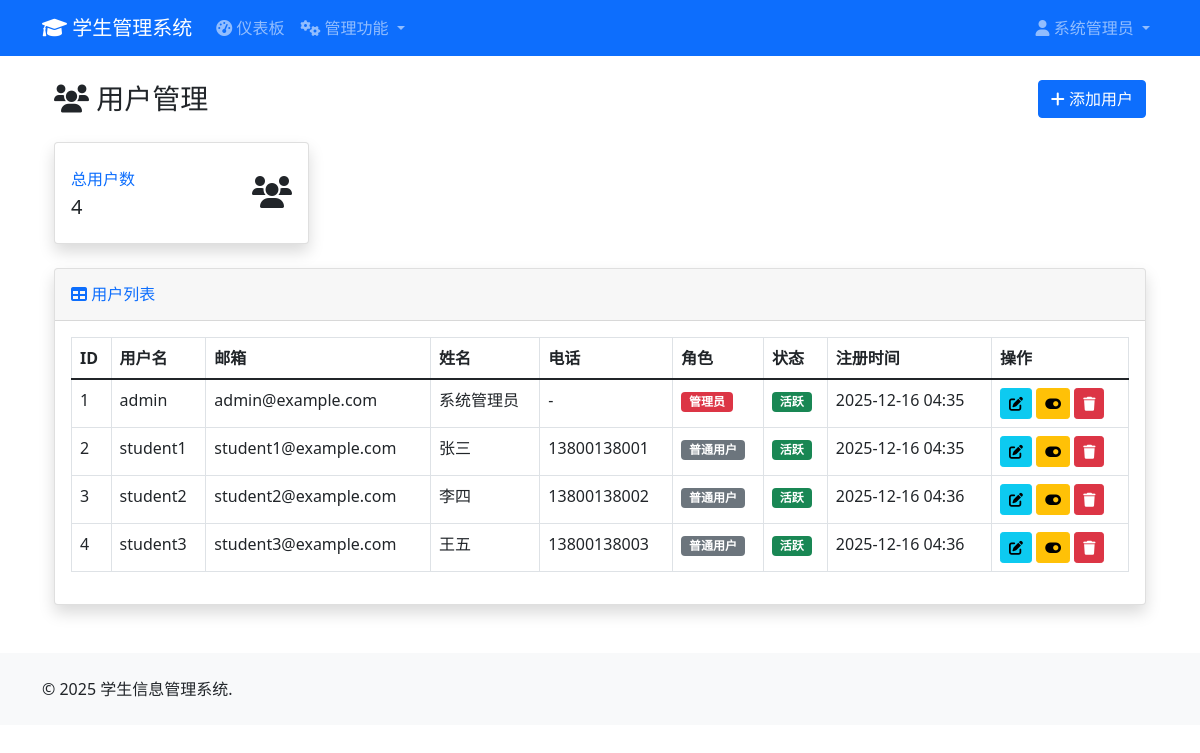
Page /admin/users (signed in) on the committed database.
### models.py (models this page shows, shortened)
class User(UserMixin, db.Model):
    __tablename__ = 'users'
    id = db.Column(db.Integer, primary_key=True)
    username = db.Column(db.String(80), unique=True, nullable=False)
    email = db.Column(db.String(120), unique=True, nullable=False)
    password_hash = db.Column(db.String(128), nullable=False)
    full_name = db.Column(db.String(100), nullable=False)
    phone = db.Column(db.String(20))
    created_at = db.Column(db.DateTime, default=datetime.datetime.utcnow)
    is_admin = db.Column(db.Boolean, default=False)
    is_active = db.Column(db.Boolean, default=True)

### app.py (the view)
    @app.route('/admin/users')
    @login_required
    def admin_users():
        if not current_user.is_admin:
            abort(403)
        users = User.query.all()
        return render_template('admin/users.html', users=users)

### templates/admin/users.html (shortened to what this page needs)
{% extends "base.html" %}
{% block content %}
<div class="container-fluid">
    <div class="d-sm-flex align-items-center justify-content-between mb-4">
        <h1 class="h3 mb-0 text-gray-800">
            <i class="fas fa-users"></i> 用户管理
        </h1>
        <button type="button" class="btn btn-primary" data-bs-toggle="modal" data-bs-target="#addUserModal">
            <i class="fas fa-plus"></i> 添加用户
        </button>
    </div>
    <div class="row">
        <div class="col-xl-3 col-md-6 mb-4">
            <div class="card border-left-primary shadow h-100 py-2">
                <div class="card-body">
                    <div class="row no-gutters align-items-center">
                        <div class="col mr-2">
                            <div class="text-xs font-weight-bold text-primary text-uppercase mb-1">
                                总用户数
                            </div>
                            <div class="h5 mb-0 font-weight-bold text-gray-800">{{ users|length }}</div>
                        </div>
                        <div class="col-auto">
                            <i class="fas fa-users fa-2x text-gray-300"></i>
                        </div>
                    </div>
                </div>
            </div>
        </div>
    </div>
    <div class="card shadow mb-4">
        <div class="card-header py-3">
            <h6 class="m-0 font-weight-bold text-primary">
                <i class="fas fa-table"></i> 用户列表
            </h6>
        </div>
        <div class="card-body">
            <div class="table-responsive">
                <table class="table table-bordered" id="dataTable" width="100%" cellspacing="0">
                    <thead>
                        <tr>
                            <th>ID</th>
                            <th>用户名</th>
                            <th>邮箱</th>
                            <th>姓名</th>
                            <th>电话</th>
                            <th>角色</th>
                            <th>状态</th>
                            <th>注册时间</th>
                            <th>操作</th>
                        </tr>
                    </thead>
                    <tbody>
                        {% for user in users %}
                        <tr>
                            <td>{{ user.id }}</td>
                            <td>{{ user.username }}</td>
                            <td>{{ user.email }}</td>
                            <td>{{ user.full_name }}</td>
                            <td>{{ user.phone or '-' }}</td>
                            <td>
                                {% if user.is_admin %}
                                    <span class="badge bg-danger">管理员</span>
                                {% else %}
                                    <span class="badge bg-secondary">普通用户</span>
                                {% endif %}
                            </td>
                            <td>
                                {% if user.is_active %}
                                    <span class="badge bg-success">活跃</span>
                                {% else %}
                                    <span class="badge bg-warning">禁用</span>
                                {% endif %}
                            </td>
                            <td>{{ user.created_at.strftime('%Y-%m-%d %H:%M') }}</td>
                            <td>
                                <button type="button" class="btn btn-sm btn-info"
                                        onclick="editUser({{ user.id }})"
                                        data-bs-toggle="modal" data-bs-target="#editUserModal">
                                    <i class="fas fa-edit"></i>
                                </button>
                                <button type="button" class="btn btn-sm btn-warning"
                                        onclick="toggleStatus({{ user.id }})">
                                    <i class="fas fa-toggle-on"></i>
                                </button>
                                <button type="button" class="btn btn-sm btn-danger"
                                        onclick="deleteUser({{ user.id }})">
                                    <i class="fas fa-trash"></i>
                                </button>
                            </td>
                        </tr>
                        {% endfor %}
                    </tbody>
                </table>
            </div>
        </div>
    </div>
</div>
{% endblock %}

### templates/base.html (shortened to what this page needs)
<!DOCTYPE html>
<html lang="zh-CN">
<head>
    <link href="https://cdn.jsdelivr.net/npm/bootstrap@5.1.3/dist/css/bootstrap.min.css" rel="stylesheet">
    <link href="https://cdnjs.cloudflare.com/ajax/libs/font-awesome/6.0.0/css/all.min.css" rel="stylesheet">
</head>
<body>
    <nav class="navbar navbar-expand-lg navbar-dark bg-primary">
        <div class="container">
            <a class="navbar-brand" href="{{ url_for('index') }}">
                <i class="fas fa-graduation-cap"></i> 学生管理系统
            </a>
            <div class="collapse navbar-collapse" id="navbarNav">
                <ul class="navbar-nav me-auto">
                    {% if current_user.is_authenticated %}
                        {% if current_user.is_admin %}
                            <li class="nav-item">
                                <a class="nav-link" href="{{ url_for('admin_dashboard') }}">
                                    <i class="fas fa-tachometer-alt"></i> 仪表板
                                </a>
                            </li>
                            <li class="nav-item dropdown">
                                <a class="nav-link dropdown-toggle" href="#" id="adminDropdown" role="button" data-bs-toggle="dropdown">
                                    <i class="fas fa-cogs"></i> 管理功能
                                </a>
                            </li>
                        {% else %}
                            <li class="nav-item">
                                <a class="nav-link" href="{{ url_for('student_dashboard') }}">
                                    <i class="fas fa-tachometer-alt"></i> 我的仪表板
                                </a>
                            </li>
                        {% endif %}
                    {% endif %}
                </ul>
                <ul class="navbar-nav">
                    {% if current_user.is_authenticated %}
                        <li class="nav-item dropdown">
                            <a class="nav-link dropdown-toggle" href="#" id="userDropdown" role="button" data-bs-toggle="dropdown">
                                <i class="fas fa-user"></i> {{ current_user.full_name }}
                            </a>
                        </li>
                    {% endif %}
                </ul>
            </div>
        </div>
    </nav>
    <main class="container mt-4">
        {% block content %}{% endblock %}
    </main>
    <footer class="bg-light mt-5 py-4">
        <div class="container">
            <div class="row">
                <div class="col-md-6">
                    <p class="mb-0">&copy; 2025 学生信息管理系统.</p>
            </div>
        </div>
    </footer>
</body>
</html>

### rows in the picture
User: full_name "系统管理员", id "1", username "admin", email "admin@example.com", phone "-", is_admin "管理员", is_active "活跃", created_at "2025-12-16 04:35"
User: id "2", username "student1", email "student1@example.com", full_name "张三", phone "13800138001", is_admin "普通用户", is_active "活跃", created_at "2025-12-16 04:35"
User: id "3", username "student2", email "student2@example.com", full_name "李四", phone "13800138002", is_admin "普通用户", is_active "活跃", created_at "2025-12-16 04:36"
User: id "4", username "student3", email "student3@example.com", full_name "王五", phone "13800138003", is_admin "普通用户", is_active "活跃", created_at "2025-12-16 04:36"

### other values in the picture
{{ users|length }} "4"
